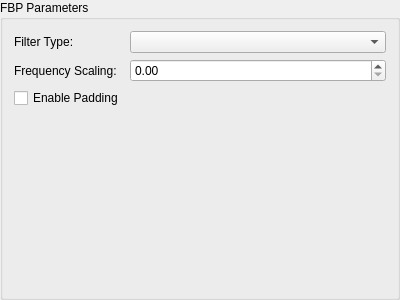
<?xml version="1.0" encoding="UTF-8"?>
<ui version="4.0">
 <class>fbpParameterGroupBox</class>
 <widget class="QGroupBox" name="fbpParameterGroupBox">
  <property name="geometry">
   <rect>
    <x>0</x>
    <y>0</y>
    <width>400</width>
    <height>300</height>
   </rect>
  </property>
  <property name="sizePolicy">
   <sizepolicy hsizetype="Expanding" vsizetype="Preferred">
    <horstretch>0</horstretch>
    <verstretch>0</verstretch>
   </sizepolicy>
  </property>
  <property name="windowTitle">
   <string>GroupBox</string>
  </property>
  <property name="title">
   <string>FBP Parameters</string>
  </property>
  <layout class="QFormLayout" name="formLayout">
   <item row="0" column="0">
    <widget class="QLabel" name="label_filterType">
     <property name="text">
      <string>Filter Type:</string>
     </property>
    </widget>
   </item>
   <item row="0" column="1">
    <widget class="QComboBox" name="filter_type"/>
   </item>
   <item row="1" column="0">
    <widget class="QLabel" name="label_frequencyScaling">
     <property name="text">
      <string>Frequency Scaling:</string>
     </property>
    </widget>
   </item>
   <item row="1" column="1">
    <widget class="QDoubleSpinBox" name="frequency_scaling"/>
   </item>
   <item row="2" column="0">
    <widget class="QCheckBox" name="padding">
     <property name="text">
      <string>Enable Padding</string>
     </property>
    </widget>
   </item>
  </layout>
 </widget>
 <resources/>
 <connections/>
</ui>
